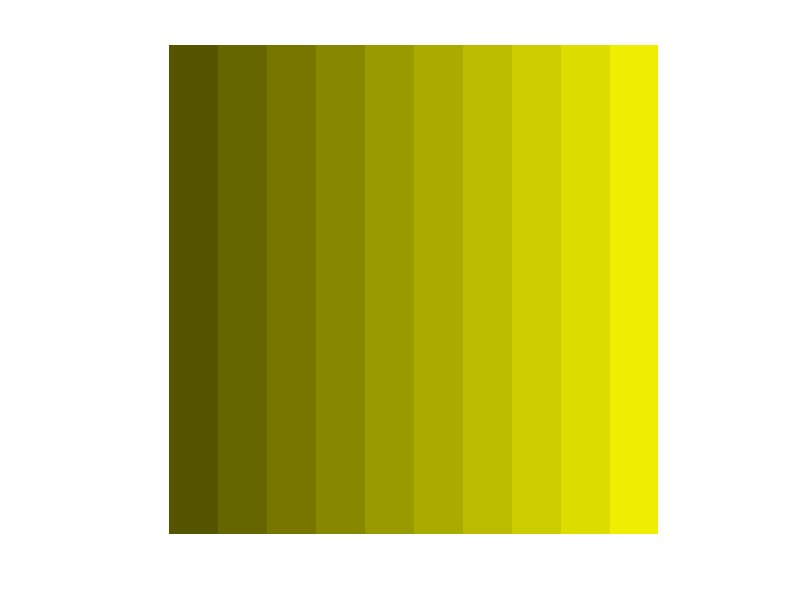

The MATLAB source for this figure:
% MATLAB Tutorial 6
% File:  MATLABTutorial6Ans.m

%% QRQ 1 a
mat = [1 2 3; 4 5 6; 7 8 9]
mat(:, 3)

%% QRQ 1 b
[mat(:, 3) mat]

%% QRQ 2 a
mat(3, :)

%% QRQ 2 b
[mat(3, :); mat]

%% QRQ 3 a
extendRows = [mat(3, :); mat; mat(1, :)]

%% QRQ 3 b
extendCols = [extendRows(:, 3) extendRows extendRows(:, 1)]

%% QRQ 4 
lst = zeros(randi(11) + 4, randi(4))
% or
lst = zeros(randi([5,15]), randi(4))

%% QRQ 4 a
size(lst, 1)

%% QRQ 4 b
size(lst, 2)

%% QRQ 5 a
randMat = randi(4, 10, 10)

%% QRQ 5 b
colormap(gray(4))
image(randMat)
axis off
axis square

%% QRQ 5 c
map = zeros(4, 3);

%% QRQ 5 d
for i = 1:4
    map(i, :) = [i/4 0 0]; % or  map(i,1) = i/4
end;

%% QRQ 5 e
colormap(map);

%% QRQ 5 f
image(randMat)
axis off
axis square

%% QRQ 6 a
mc = zeros(10);
for j = 1:10
     mc(:, j) = j;
end;  

% or

mc = [];
row = 1:10;
for j=1:10
     mc=[mc; row];
end;

%% QRQ 6 b
map = zeros(10, 3);
for i = 1:10
    map(i, :) = [(i - 1) * 0.1, (i - 1) * 0.1, 0];  % or map(i, 1:2) = i/10;
end;
colormap(map);
image(mc)
axis off
axis square

%% QRQ 7 a
mc2 = zeros(100);
for j = 1:100
     mc2(:, j) = j;
end;  

%% QRQ 7 b
map = zeros(100, 3);
for i = 1:100
    map(i, :) = [(i - 1) * 0.01, (i - 1) * 0.01, 0];
end;
% or
map2(:,1) = (0:0.01:0.99);
map2(:,2) = (0:0.01:0.99);

colormap(map);
image(mc2)
axis off
axis square

%% QRQ 8 a
mcList = zeros(10,10,6);

%% QRQ 8 b
mcList(:,:,1) = mc;

%% QRQ 8 c
for i = 1:5
mcList(:, :, i + 1) = mc + i;
end

%% QRQ 8 d
map = zeros(15, 3);
for i = 0:14
map(i + 1, :) = [i/15 i/15 0];
end
% or
map = zeros(15, 3);
map(:,1) = [0:1/15:14/15];
map(:,2) = [0:1/15:14/15];


%% QRQ 8 e
colormap(map)
for k = 1:6
image(mcList(:, :, k));
axis off;
axis square;
M(k) = getframe;
end;
movie(M, 3)  % to show animation 3 times

%% QRQ 9 a
ra = rand(3)

%% QRQ 9 b
ra < 0.5

%% QRQ 10
ages = randi(3, 1, 10) + 20
% or
ages = randi([21, 23], 1, 10)

pos21 = find(ages == 21)

%% QRQ 11
weight = randi(151, 1, 10) + 99
% or
weights = randi([100, 250], 1, 10)

weight(pos21)
